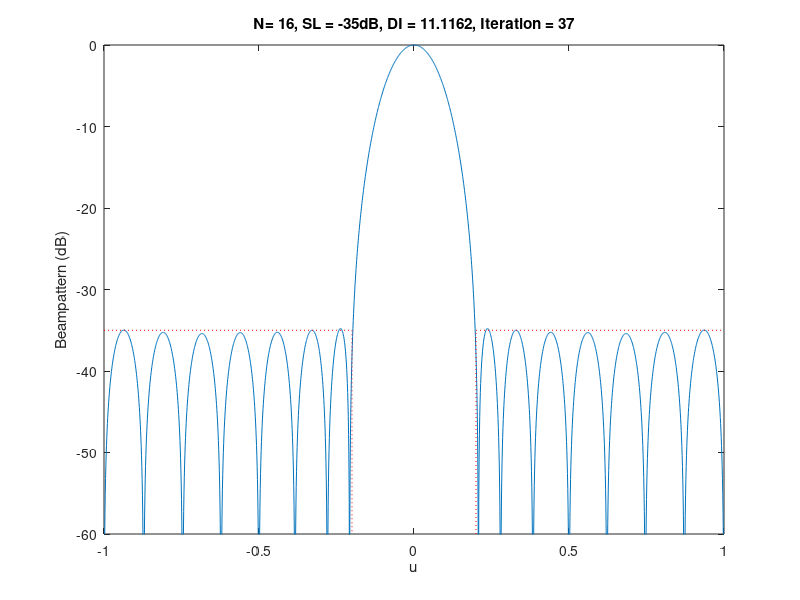
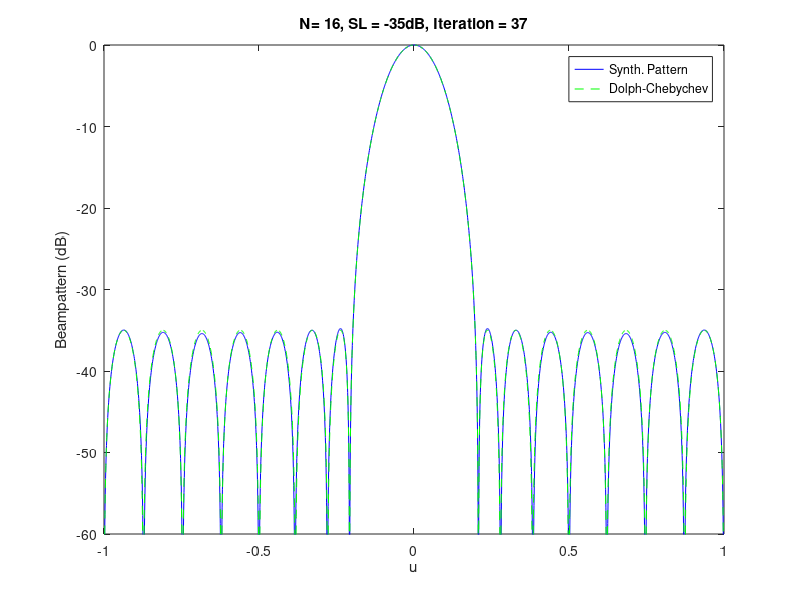

Source code (MATLAB) for these figures, in order:
clear all; close all; clc;

N = 16;                         % number of elements            
d = 0.5;                        % spacing wrt lambda
D = [-(N-1)/2:1:(N-1)/2]'*d;     % positions 

% steering direction
uT = 0 ;                         
vT = exp(j*2*pi*D*uT);

% design parameters
SLLdb = -35;
SLL = 10^(SLLdb/10);   % sidelobe level
alpha = 0.15;           % gain factor
lambda0 = 1;           % initial loading level
errtol = 0.1;          % error tolerance in dB

Delta = 0.01;          % sector width

% Left side of mainlobe
uleft = [-1+Delta/2:Delta:-1/(N*d)];    % sector centers
vleft = exp(j*2*pi*D*uleft);        % array response at sector centers
nl = length(uleft);                 % number of sectors
lambdaleft = ones(1,nl)*lambda0;    % initial loading levels

uleftedge = uleft+Delta/2;               % sector boundaries
vleftedge = exp(j*2*pi*D*uleftedge);     % array response vector at boundaries
dleftedge = (j*2*pi*D*ones(1,nl)).*exp(j*2*pi*D*uleftedge); % derivative vector 

% Right side of mainlobe
uright = -fliplr(uleft);            % sector centers
vright = exp(j*2*pi*D*uright);      % array response at sector centers
nr = length(uright);                % number of sectors
lambdaright = ones(1,nr)*lambda0;   % initial loading levels

urightedge = uright-Delta/2;             % sector boundaries
vrightedge = exp(j*2*pi*D*urightedge);   % array response at sector boundaries
drightedge = (j*2*pi*D*ones(1,nr)).*exp(j*2*pi*D*urightedge); % derivative vector

DelP = ones(N,1)*D'-D*ones(1,N);    % Dmn = pm-pn
A = sinc(2*DelP);                   
Qd = Delta*sinc(DelP*Delta); 

AQ = A;
for n=1:nl
   AQ = AQ+lambda0*(vleft(:,n)*vleft(:,n)').*Qd;
end
for n=1:nr
   AQ = AQ+lambda0*(vright(:,n)*vright(:,n)').*Qd;
end

w = inv(AQ)*vT*inv(vT'*inv(AQ)*vT);
uu = [-1:0.001:1];
vv = exp(j*2*pi*D*uu);

figure(1)
plot(uu,20*log10(abs(w'*vv)))
hold on
axis([-1 1 -60 0])
xlabel('u')
ylabel('Beampattern (dB)')

% adjust sidelobe sectors
wv = w'*vleftedge;
wd = w'*dleftedge;
BL = abs(wv).^2;       % BP at sector edges
DL = 2*real(wd.*wv);   % derivative of BP at sector edges   
n=nl;
while BL(n)>SLL & DL(n)>0           % In main beam if beam pattern>SLL and increasing
   n=n-1;
   uleft = uleft(1:n);
   uleftedge = uleftedge(1:n);
   vleft = vleft(:,1:n);
   vleftedge = vleftedge(:,1:n);
   dleftedge = dleftedge(:,1:n);
   lambdaleft = lambdaleft(1:n);
end      
nl = n;
plot([-1 uleftedge(nl) uleftedge(nl)],[SLLdb SLLdb -60],':r')

wv = w'*vrightedge;
wd = w'*drightedge;
BL = abs(wv).^2;       % BP at sector edge
DL = 2*real(wd.*wv);   % derivative of BP at sector edge
n=nr;
while BL(nr-n+1)>SLL & DL(nr-n+1)<0 % In main beam if beam pattern>SLL and decreasing
 
   uright = uright(2:n);
   urightedge = urightedge(2:n);
   vright = vright(:,2:n);
   vrightedge = vrightedge(:,2:n);
   drightedge = drightedge(:,2:n);
   lambdaright = lambdaright(2:n);
   n=n-1;
end      
nr = n;
plot([urightedge(1) urightedge(1) 1],[-60 SLLdb SLLdb],':r')
axis([-1 1 -60 0])
it = 1;
hold off
DI = -10*log10(abs(w'*w));
title(['Problem 3.9.4, N= ' int2str(N) ', SL = ' num2str(SLLdb) 'dB, DI = ' num2str(DI) ', iter. = ' int2str(it)])

B = zeros(1,nl+nr);
for n=1:nl
   wT = w.*conj(vleft(:,n));
   B(n) = real(wT'*Qd*wT);                 % average BP 'error' from 0 in sector
end
for n=1:nr
   wT = w.*conj(vright(:,n));
   B(nl+n) = real(wT'*Qd*wT);              % average BP 'error' from 0 in sector
end
Pdiff = 10*log10(B)-10*log10(SLL*Delta);   % excess above SLL*Delta in dB                   
err = max(Pdiff);

while err>errtol
   it = it+1;
   deltaleft = alpha*lambdaleft.*(Pdiff(1:nl)>0);           % increase loading where constraint not met
   deltaright = alpha*lambdaright.*(Pdiff(nl+1:nl+nr)>0);   % increase loading where constraint not met
   lambdaleft = lambdaleft+deltaleft;
   lambdaright = lambdaright+deltaright;
   for n=1:nl
      AQ = AQ+deltaleft(n)*(vleft(:,n)*vleft(:,n)').*Qd;
   end
   for n=1:nr
      AQ = AQ+deltaright(n)*(vright(:,n)*vright(:,n)').*Qd;
   end
   w = inv(AQ)*vT*inv(vT'*inv(AQ)*vT);
   
   plot(uu,20*log10(abs(w'*vv)))
   hold on
   
   % adjust left hand sidelobe sectors
   wv = w'*vleftedge;
   wd = w'*dleftedge;
   BL = abs(wv).^2;       % BP at sector edge
   DL = 2*real(wd.*wv);   % derivative of BP at sector edge
   
   n=nl;
   while BL(n)>SLL & DL(n)>0          % In main beam if beam pattern>SLL and increasing
      n=n-1;                          
      uleft = uleft(1:n);
      uleftedge = uleftedge(1:n);
      vleft = vleft(:,1:n);
      vleftedge = vleftedge(:,1:n);
      dleftedge = dleftedge(:,1:n);
      lambdaleft = lambdaleft(1:n);
   end      
   nl = n;
   
   wv = w'*vrightedge;
   wd = w'*drightedge;
   BL = abs(wv).^2;       % BP at sector edge
   DL = 2*real(wd.*wv);   % derivative of BP at sector edge
   n=nr;
   while BL(nr-n+1)>SLL & DL(nr-n+1)<0 % In main beam if beam pattern>SLL and decreasing
      uright = uright(2:n);
      urightedge = urightedge(2:n);
      vright = vright(:,2:n);
      vrightedge = vrightedge(:,2:n);
      drightedge = drightedge(:,2:n);
      lambdaright = lambdaright(2:n);
      n=n-1;
   end      
   nr = n;
   
   plot([-1 uleftedge(nl) uleftedge(nl)],[SLLdb SLLdb -60],':r')
   plot([urightedge(1) urightedge(1) 1],[-60 SLLdb SLLdb],':r')
   axis([-1 1 -60 0])
   xlabel('u')
   ylabel('Beampattern (dB)')
   DI = -10*log10(abs(w'*w));
   title(['N= ' int2str(N) ', SL = ' num2str(SLLdb) 'dB, DI = ' num2str(DI) ', Iteration = ' int2str(it)])

   hold off
   
   
   B = zeros(1,nl+nr);
   for n=1:nl
      wT = w.*conj(vleft(:,n));
      B(n) = real(wT'*Qd*wT);                 % average BP 'error' from 0 in sector
   end
   for n=1:nr
      wT = w.*conj(vright(:,n));
      B(nl+n) = real(wT'*Qd*wT);              % average BP 'error' from 0 in sector
   end
   Pdiff = 10*log10(B)-10*log10(SLL*Delta);  % excess above SLL*Delta in dB                   
   err = max(Pdiff);
   drawnow
end
DI
u2 = [0:0.0001:0.2];
n2 = length(u2);
v2 = exp(j*2*pi*D*u2);
B2 = real(w'*v2);
[b,g] = find(abs(B2(2:n2-1))<abs(B2(1:n2-2))&abs(B2(2:n2-1))<abs(B2(3:n2)));
gmin = min(g);
NULL = u2(gmin);
BWNN = 2*NULL

% compute Dolph-Chebychev weights
R = 10^(-SLLdb/20);
x0 = cosh(acosh(R)/(N-1));
p = [1:1:N-1];
wt = poly(exp(j*2*acos(cos((2*p-1)*pi/(2*(N-1)))/x0))).';
wdc = wt/sum(wt);
DIdc = -10*log10(abs(wdc'*wdc))
BWNNdc = (2/(pi*d))*acos(cos(pi/(2*(N-1)))/x0)


figure
plot(uu,20*log10(abs(w'*vv)),'b')
hold on
plot(uu,20*log10(abs(wdc'*vv)),'--g')
axis([-1 1 -60 0])
xlabel('u')
ylabel('Beampattern (dB)')
title(['N= ' int2str(N) ', SL = ' num2str(SLLdb) 'dB, Iteration = ' int2str(it)])
legend('Synth. Pattern','Dolph-Chebychev')
